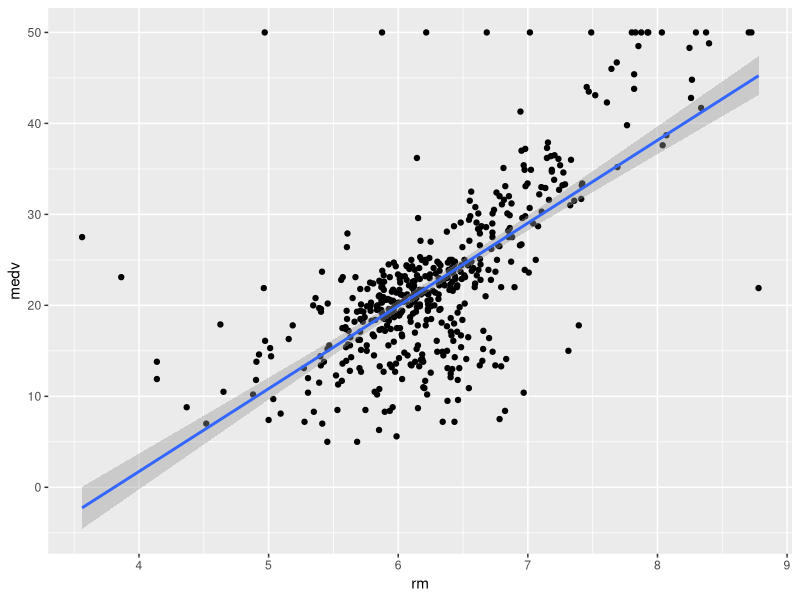

Recreate this plot in R.
library(MASS)
library(ggplot2)
?Boston

#make scatter plot
ggplot(Boston, aes(x = rm, y = medv))+ 
  geom_point() +
  geom_smooth(method = "lm") 
#lm means linear model, this will put a line of best fit in the plot

#pearsons correlation coeficient
cor(Boston$rm, Boston$medv)

#regress medv onto rm
#this is why we need the MASS package
mod <-lm(medv~rm, data = Boston)
summary(mod)

1 - pnorm(115, 100, 15)

#params in order: value, mean, standard deviation
pnorm(120, 100, 15) - pnorm(90, 100, 15)

#times 2 because it's symetric
pt(-13.08, 504) * 2
(1 - pt(21.72, 504)) * 2

#new model
mod2 <- lm(medv ~ rm + lstat, data = Boston)
summary(mod2)

y <- Boston$medv
X <- model.matrix(mod2)
head(X)
#transpose of X times X inversed
solve(t(X) %*% X) %*% t(X) %*% y
